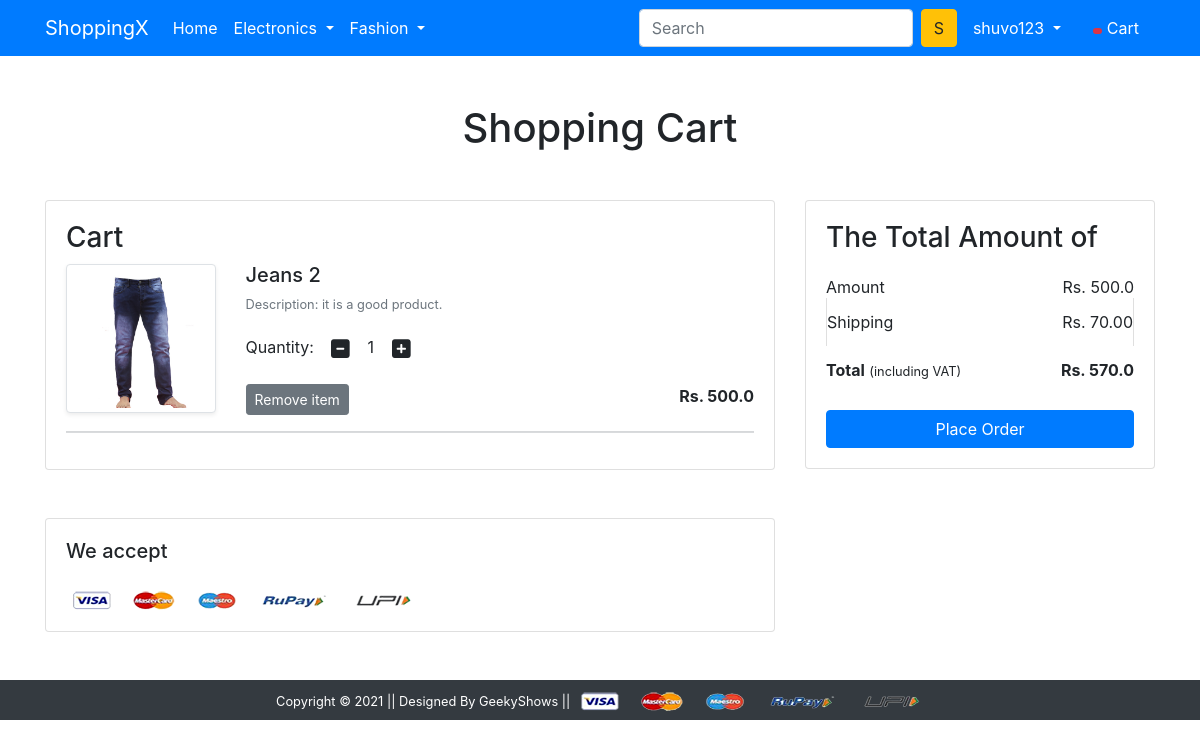
The app's page /cart/ (signed in) with its own data.
### app/models.py (models this page shows, shortened)
class Cart(models.Model):
    user = models.ForeignKey(User, on_delete=models.CASCADE)
    product = models.ForeignKey(Product, on_delete=models.CASCADE)
    quantity = models.PositiveBigIntegerField(default=1)

class Product(models.Model):
    title = models.CharField(max_length=100)
    selling_price = models.FloatField()
    discounted_price = models.FloatField()
    description = models.TextField()
    brand = models.CharField(max_length=100)
    category = models.CharField(choices=CATEGORY_CHOICES, max_length=2)
    product_image = models.ImageField(upload_to='productimg')

### app/views.py (the view)
# urls.py: path('cart/', views.show_cart, name='showcart'),
@login_required
def show_cart(request):
    if request.user.is_authenticated:
        user= request.user
        cart = Cart.objects.filter(user=user)
        amount= 0.0
        shipping_amount = 70.0
        total_amount = 0.0
        cart_product = [p for p in Cart.objects.all() if p.user==request.user]
        if cart_product:
            for p in cart_product:
                tempamount = (p.quantity * p.product.discounted_price)
                amount += tempamount
                total_amount = amount + shipping_amount
            return render(request, 'app/addtocart.html', {'carts':cart, 'amount':amount, 'total_amount':total_amount})
        else:
            return render(request, 'app/emptycart.html')
    else:
        return redirect('login')

### app/templates/app/addtocart.html (shortened to what this page needs)
{% extends 'app/base.html' %}
{% load static %}
{% block main-content %}
<div class="container my-5">
 <div class="row">
  <h1 class="text-center mb-5">Shopping Cart</h1>
  <div class="col-sm-8">
  <div class="card">
   <div class="card-body">
    <h3>Cart</h3>
    {% for cart in carts %}
    <div class="row">
     <div class="col-sm-3 text-center align-self-center"><img src="{{cart.product.product_image.url}}" alt="" srcset="" class="img-fluid img-thumbnail shadow-sm" height="150" width="150"> </div>
     <div class="col-sm-9">
      <div>
       <h5> {{cart.product.title}} </h5>
       <p class="mb-2 text-muted small">Description: {{cart.product.description}} </p>
       <div class="my-3">
        <label for="quantity">Quantity:</label>
        <a class="minus-cart btn" pid="{{cart.product.id}}"><i class="fas fa-minus-square fa-lg"></i></a>
          <span id="quantity">{{cart.quantity}}</span>
        <a class="plus-cart btn" pid="{{cart.product.id}}"> <i class="fas fa-plus-square fa-lg"></i></a>
       </div>
       <div class="d-flex justify-content-between">
        <a href="#" class="btn btn-sm btn-secondary mr-3 remove-cart" pid="{{cart.product.id}}">Remove item </a>
        <p class="mb-0"><span><strong>Rs. {{cart.product.discounted_price}} </strong></span></p>
       </div>
      </div>
     </div>
    </div>
    <hr class="text-muted">
    {% endfor %}
   </div>
   </div>
  </div>
  <div class="col-sm-4">
   <div class="card">
    <div class="card-body">
      <h3>The Total Amount of</h3>
      <ul class="list-group">
       <li class="list-group-item d-flex justify-content-between align-items-center border-0 px-0 pb-0">Amount<span>Rs. <span id="amount">{{amount}}</span></span></li>
       <li class="list-group-item d-flex justify-content-between align-items-center px-0">Shipping<span>Rs. 70.00</span></li>
       <li class="list-group-item d-flex justify-content-between align-items-center border-0 px-0 mb-3">
        <div>
           <strong>Total</strong> <small>(including VAT)</small>
         </div>
         <span><strong>Rs. <span id="totalamount">{{total_amount}}</span></strong></span>
       </li>
      </ul>
      <div class="d-grid"><a href="{% url 'checkout' %}" class="btn btn-primary">Place Order</a></div>
    </div>
   </div>
  </div>
 </div>
</div>
<div class="container">
 <div class="row">
  <div class="col-sm-8">
   <div class="card">
    <div class="card-body">
      <h5 class="mb-4">We accept</h5>
      <img src="{% static 'app/images/payment.png' %}" alt="" class="img-fluid">
    </div>
  </div>
  </div>
 </div>
</div>
{% endblock main-content %}

### app/templates/app/base.html (shortened to what this page needs)
<!doctype html>
{% load static %}
<html lang="en">
  <head>
    <link href="https://cdn.jsdelivr.net/npm/bootstrap@5.0.0-beta1/dist/css/bootstrap.min.css" rel="stylesheet">
    <link href="//maxcdn.bootstrapcdn.com/bootstrap/4.0.0/css/bootstrap.min.css" rel="stylesheet" id="bootstrap-css">
    <link rel="stylesheet" href="{% static 'app/css/owl.carousel.min.css' %}">
    <link rel="stylesheet" href="{% static 'app/css/all.min.css' %}">
    <link rel="stylesheet" href="{% static 'app/css/style.css' %}">
  </head>
  <body>
    <nav class="navbar navbar-expand-lg navbar-dark bg-primary">
     <div class="container">
       <a class="navbar-brand" href="/">ShoppingX</a>
       <div class="collapse navbar-collapse" id="navbarSupportedContent">
         <ul class="navbar-nav me-auto mb-2 mb-lg-0">
           <li class="nav-item">
             <a class="nav-link active" aria-current="page" href="/">Home</a>
           </li>
           <li class="nav-item dropdown">
             <a class="nav-link dropdown-toggle text-white" href="#" id="electronicsDropdown" role="button" data-bs-toggle="dropdown" aria-expanded="false">
               Electronics
             </a>
           </li>
           <li class="nav-item dropdown">
             <a class="nav-link dropdown-toggle text-white" href="#" id="fashionDropdown" role="button" data-bs-toggle="dropdown" aria-expanded="false">
               Fashion
             </a>
           </li>
         </ul>
         <form class="d-flex">
           <input class="form-control me-2" type="search" placeholder="Search" aria-label="Search">
           <button class="btn btn-warning" type="submit">S</button>
         </form>
         <div>
          <ul class="navbar-nav me-auto mb-2 mb-lg-0">
           {% if request.user.is_authenticated %}
           <li class="nav-item dropdown mx-2">
              <a class="nav-link dropdown-toggle text-white" href="#" id="profileDropdown" role="button" data-bs-toggle="dropdown" aria-expanded="false">
                {{user.username}}
              </a>
            </li>
            <li class="nav-item mx-2">
             <a href="{% url 'showcart' %}" class="nav-link text-white"><span class="badge bg-danger"> {{totalitem}} </span> Cart </a>
            </li>
          {% endif %}
         </div>
       </div>
     </div>
    </nav>
    {% block main-content %} {% endblock main-content %}
    <footer class="container-fluid bg-dark text-center p-2 mt-5">
        <small class="text-white">Copyright &copy; 2021 || Designed By GeekyShows || </small>
        <img src="{% static 'app/images/payment.png' %}" alt="" srcset="" class="img-fluid" height="2px">
    </footer>
  </body>
</html>

### records on screen
Cart: product.product_image (picture), product "Jeans 2", product.description "it is a good product.", quantity "1", product.discounted_price "500.0"

### other values on screen
{{ user.username }} "shuvo123"
{{ amount }} "500.0"
{{ total_amount }} "570.0"
